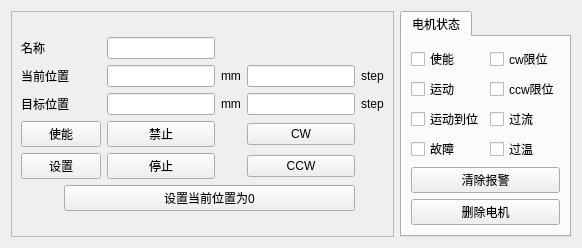
   <widget class="QWidget" name="tab_5">
    <attribute name="title">
     <string>2</string>
    </attribute>
    <layout class="QGridLayout" name="gridLayout_23">
     <item row="0" column="0">
      <layout class="QGridLayout" name="gridLayout_17">
       <item row="0" column="0">
        <widget class="QFrame" name="frame_2">
         <property name="frameShape">
          <enum>QFrame::StyledPanel</enum>
         </property>
         <property name="frameShadow">
          <enum>QFrame::Raised</enum>
         </property>
         <layout class="QGridLayout" name="gridLayout_26">
          <item row="0" column="0">
           <layout class="QGridLayout" name="gridLayout_27">
            <item row="2" column="2">
             <widget class="QLineEdit" name="ex_pos_2"/>
            </item>
            <item row="2" column="5">
             <widget class="QLabel" name="label_34">
              <property name="text">
               <string>step</string>
              </property>
             </widget>
            </item>
            <item row="3" column="0" colspan="2">
             <widget class="QPushButton" name="enable_2">
              <property name="text">
               <string>使能</string>
              </property>
             </widget>
            </item>
            <item row="3" column="4">
             <widget class="QPushButton" name="cw_2">
              <property name="text">
               <string>CW</string>
              </property>
             </widget>
            </item>
            <item row="1" column="5">
             <widget class="QLabel" name="label_35">
              <property name="text">
               <string>step</string>
              </property>
             </widget>
            </item>
            <item row="1" column="0" colspan="2">
             <widget class="QLabel" name="label_8">
              <property name="text">
               <string>当前位置</string>
              </property>
             </widget>
            </item>
            <item row="1" column="4">
             <widget class="QLineEdit" name="realposition_2"/>
            </item>
            <item row="2" column="3">
             <widget class="QLabel" name="label_36">
              <property name="text">
               <string>mm</string>
              </property>
             </widget>
            </item>
            <item row="4" column="2">
             <widget class="QPushButton" name="stop_2">
              <property name="text">
               <string>停止</string>
              </property>
             </widget>
            </item>
            <item row="5" column="1" colspan="4">
             <widget class="QPushButton" name="zero_2">
              <property name="text">
               <string>设置当前位置为0</string>
              </property>
             </widget>
            </item>
            <item row="0" column="2">
             <widget class="QLineEdit" name="name_2"/>
            </item>
            <item row="3" column="2">
             <widget class="QPushButton" name="disable_2">
              <property name="text">
               <string>禁止</string>
              </property>
             </widget>
            </item>
            <item row="4" column="4">
             <widget class="QPushButton" name="ccw_2">
              <property name="text">
               <string>CCW</string>
              </property>
             </widget>
            </item>
            <item row="4" column="0" colspan="2">
             <widget class="QPushButton" name="set_2">
              <property name="text">
               <string>设置</string>
              </property>
             </widget>
            </item>
            <item row="1" column="3">
             <widget class="QLabel" name="label_33">
              <property name="text">
               <string>mm</string>
              </property>
             </widget>
            </item>
            <item row="2" column="4">
             <widget class="QLineEdit" name="position_2"/>
            </item>
            <item row="2" column="0" colspan="2">
             <widget class="QLabel" name="label_6">
              <property name="text">
               <string>目标位置</string>
              </property>
             </widget>
            </item>
            <item row="0" column="0" colspan="2">
             <widget class="QLabel" name="label_7">
              <property name="text">
               <string>名称</string>
              </property>
             </widget>
            </item>
            <item row="1" column="2">
             <widget class="QLineEdit" name="ex_real_pos_2"/>
            </item>
           </layout>
          </item>
         </layout>
        </widget>
       </item>
       <item row="0" column="1">
        <widget class="QTabWidget" name="tabWidget_3">
         <property name="styleSheet">
          <string notr="true">font: 9pt &quot;黑体&quot;;</string>
         </property>
         <property name="currentIndex">
          <number>0</number>
         </property>
         <widget class="QWidget" name="tab_18">
          <attribute name="title">
           <string>电机状态</string>
          </attribute>
          <layout class="QGridLayout" name="gridLayout_24">
           <item row="0" column="0">
            <layout class="QGridLayout" name="gridLayout_25">
             <item row="0" column="0">
              <widget class="QCheckBox" name="enableflag_2">
               <property name="text">
                <string>使能</string>
               </property>
              </widget>
             </item>
             <item row="0" column="1">
              <widget class="QCheckBox" name="cwlimit_2">
               <property name="text">
                <string>cw限位</string>
               </property>
              </widget>
             </item>
             <item row="1" column="0">
              <widget class="QCheckBox" name="moveflag_2">
               <property name="text">
                <string>运动</string>
               </property>
              </widget>
             </item>
             <item row="1" column="1">
              <widget class="QCheckBox" name="ccwlimit_2">
               <property name="text">
                <string>ccw限位</string>
               </property>
              </widget>
             </item>
             <item row="2" column="0">
              <widget class="QCheckBox" name="OKflag_2">
               <property name="text">
                <string>运动到位</string>
               </property>
              </widget>
             </item>
             <item row="2" column="1">
              <widget class="QCheckBox" name="overcurrent_2">
               <property name="text">
                <string>过流</string>
               </property>
              </widget>
             </item>
             <item row="3" column="0">
              <widget class="QCheckBox" name="alarmflag_2">
               <property name="text">
                <string>故障</string>
               </property>
              </widget>
             </item>
             <item row="3" column="1">
              <widget class="QCheckBox" name="overvtemp_2">
               <property name="text">
                <string>过温</string>
               </property>
              </widget>
             </item>
             <item row="4" column="0" colspan="2">
              <widget class="QPushButton" name="clear_2">
               <property name="text">
                <string>清除报警</string>
               </property>
              </widget>
             </item>
             <item row="5" column="0" colspan="2">
              <widget class="QPushButton" name="delete_2">
               <property name="text">
                <string>删除电机</string>
               </property>
              </widget>
             </item>
            </layout>
           </item>
          </layout>
         </widget>
        </widget>
       </item>
      </layout>
     </item>
    </layout>
   </widget>
